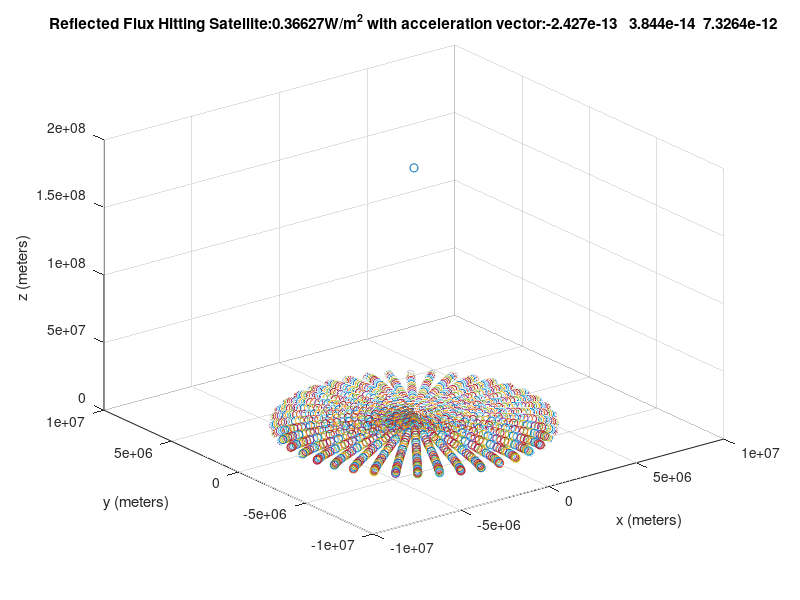
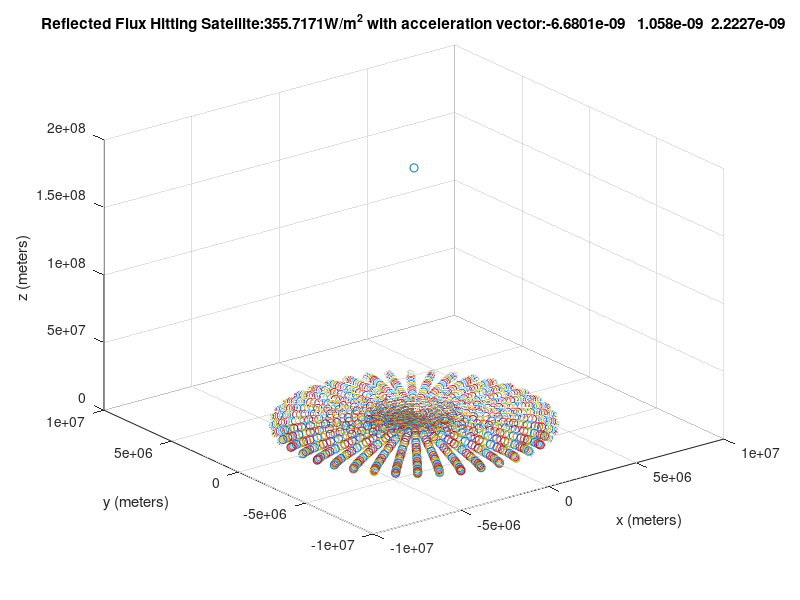

Reproduce these figures in MATLAB, in order. (Note: a time limit stopped this script after it produced the figures.)
    %This program is meant to provide a graphical representation of what's
    %going on in the C++ flux calculator5. I'm using
    %this as a graphical representation of what's going on in the other
    %program.
function main
    clc;
    clear all;
    close all;
    EARTH_RADIUS=6371000;
    albedo=.3;
    E_s=1360;
    e=1-albedo;
    M_b=E_s/4;
    
    MASS_SAT=100; %kg
    Ac=.5;
    
    SUN_ORIGINAL_X=3.581118709561659*10^10;
    SUN_ORIGINAL_Y=-1.308927327368016*10^11;
    SUN_ORIGINAL_Z=-5.677199113568006*10^10;
   
    SAT_X=0;
    SAT_Y=0;
    SAT_Z=0;
    
    fileID = fopen('satPositionsTest.txt','r');
    imageNameCounter=1;
    tline = fgets(fileID);
    
    while ischar(tline)
        
        tline=strtrim(tline);
        %break up the line by spaces into an array...
        stringsArray = strsplit(tline,' ');

        cell1=stringsArray(1);
        SAT_X=str2num(cell1{1,1});

        cell2=stringsArray(2);
        SAT_Y=str2num(cell2{1,1});

        cell3=stringsArray(3);
        SAT_Z=str2num(cell3{1,1});
        
        [SAT_X,SAT_Y,SAT_Z,SUN_X,SUN_Y,SUN_Z]=adjustSatAndSunPositions(SAT_X,SAT_Y,SAT_Z,SUN_ORIGINAL_X,SUN_ORIGINAL_Y,SUN_ORIGINAL_Z);
        
        scatter3(SAT_X,SAT_Y,SAT_Z,'cyan');
        hold on;
        
        DISTANCE_FROM_EARTH_CENTER_TO_SAT=(SAT_X^2+SAT_Y^2+SAT_Z^2)^.5;
        DISTANCE_FROM_EARTH_CENTER_TO_SUN=(SUN_X^2+SUN_Y^2+SUN_Z^2)^.5;

        MAX_SAT_ANGLE=acos(EARTH_RADIUS/DISTANCE_FROM_EARTH_CENTER_TO_SAT);
        MAX_SUN_ANGLE=acos(EARTH_RADIUS/DISTANCE_FROM_EARTH_CENTER_TO_SUN);

        MAX_DISTANCE_TO_SATELLITE=DISTANCE_FROM_EARTH_CENTER_TO_SAT*sin(MAX_SAT_ANGLE);
        MAX_DISTANCE_TO_SUN=DISTANCE_FROM_EARTH_CENTER_TO_SUN*sin(MAX_SUN_ANGLE);
        
        NUM_STEPS_BETA=30;
        NUM_STEPS_THETA=40;
        
        INTERVAL_ALPHA=MAX_SAT_ANGLE/NUM_STEPS_BETA;
        THETA_MAX=2*pi;
        INTERVAL_THETA=THETA_MAX/NUM_STEPS_THETA;
        
        NET_FLUX=0;
        
for alpha=INTERVAL_ALPHA/2:INTERVAL_ALPHA:MAX_SAT_ANGLE
    for theta=0:INTERVAL_THETA:THETA_MAX-INTERVAL_THETA
        x=EARTH_RADIUS*sin(alpha)*cos(theta);
        y=EARTH_RADIUS*sin(alpha)*sin(theta);
        z=EARTH_RADIUS*cos(alpha);

                ACTUAL_DISTANCE_TO_SATELLITE=((x-SAT_X)^2+(y-SAT_Y)^2+(z-SAT_Z)^2)^.5;
                ACTUAL_DISTANCE_TO_SUN=((x-SUN_X)^2+(y-SUN_Y)^2+(z-SUN_Z)^2)^.5;

                if ACTUAL_DISTANCE_TO_SATELLITE<MAX_DISTANCE_TO_SATELLITE && ACTUAL_DISTANCE_TO_SUN<MAX_DISTANCE_TO_SUN
                    %visible to both satellite and the sun.
                    
                    %In the final version, take out the plotting, and only
                    %calculate...
                    scatter3(x,y,z,'red');
                    
%                   This is the case where we calculate flux...
                    r = ( (x-SAT_X)^2 + (y-SAT_Y)^2 + (z-SAT_Z)^2 )^.5;  %distance between area element and the satellite.
    
                    areaEarthElement=EARTH_RADIUS^2*sin(alpha)*INTERVAL_THETA*INTERVAL_ALPHA;
                    
                    a=[x,y,z]; %vector normal to earth element.
                    b=[SUN_X-x,SUN_Y-y,SUN_Z-z]; % vector from earth element to sun
                    
                    sunAngle=acos(dot(a,b)/(norm(a)*norm(b))); % angle between a and b
                    
                    dflux=(albedo*E_s*cos(sunAngle)+e*M_b)/(pi*r^2)*cos(alpha)*areaEarthElement; % flux calculation, returning a dlux value in watts/m^2
                    
                    NET_FLUX=NET_FLUX+dflux;
                    
                elseif ACTUAL_DISTANCE_TO_SATELLITE<MAX_DISTANCE_TO_SATELLITE %only visible to the satellite.
                    scatter3(x,y,z,'black');
                elseif ACTUAL_DISTANCE_TO_SUN<MAX_DISTANCE_TO_SUN % only visible to the sun.
                    scatter3(x,y,z,'yellow');
                else % not visible to the sun or the satellite
                    scatter3(x,y,z,'green');
                end
                hold on;
            end
        end
        
        %Now calculate the force every satellite gets:
        accelerationVector=zeros(1,3);
        
        %Vector form earth element to satellite
        vect=[SAT_X-x,SAT_Y-y,SAT_Z-z];
        vect=vect/norm(vect);
        
        Cr=.2;
        c= 299792458; %speed of light, m/s
        accelerationVector=NET_FLUX*Ac/(c*MASS_SAT) * (2*Cr*vect+(1-Cr)*vect);

        title(strcat(strcat(strcat(strcat('Reflected Flux Hitting Satellite: ',num2str(NET_FLUX),'W/m^2')),' with acceleration vector: '),num2str(accelerationVector)));
        tline = fgets(fileID);
        xlabel('x (meters)');
        ylabel('y (meters)');
        zlabel('z (meters)');

        saveas( gcf, int2str(strcat(imageNameCounter,'nonrotated')), 'jpg' );

        %no need to save images in the final version, TODO DELETE
%         saveas( gcf, int2str(imageNameCounter), 'jpg' ); % saves the plot as image; optional...
        imageNameCounter=imageNameCounter+1;
        close all;
    end
end

function [SAT_X0,SAT_Y0,SAT_Z0,SUN_X0,SUN_Y0,SUN_Z0]=adjustSatAndSunPositions(SAT_X,SAT_Y,SAT_Z,SUN_X,SUN_Y,SUN_Z)

a=[0,0,1];
new_z=[SAT_X,SAT_Y,SAT_Z];
new_z=new_z/norm(new_z);
b=new_z;

angle=acos(dot(a,b)/(norm(a)*norm(b)));
if (angle==0 || angle==pi) % Satellit already on vertical.
    SUN_X0=SUN_X;
    SUN_Y0=SUN_Y;
    SAT_X0=SAT_X;
    SAT_Y0=SAT_Y;
    
    if (SAT_Z<0);
        SAT_Z0=abs(SAT_Z);
        SUN_Z0=abs(SUN_Z);
    else
        SAT_Z0=SAT_Z;
        SUN_Z0=SUN_Z;
    end
    
else % We do the transformation
    new_x=cross(a,b);

    new_x=new_x/norm(new_x);
    new_y=cross(new_z,new_x);
    new_y=new_y/norm(new_y);
    
    R=[new_x;new_y;new_z];
    
    SUN_NEW_VECTOR=R*[SUN_X;SUN_Y;SUN_Z];
    SUN_X0=SUN_NEW_VECTOR(1,1);
    SUN_Y0=SUN_NEW_VECTOR(2,1);
    SUN_Z0=SUN_NEW_VECTOR(3,1);
    
    SAT_OLD=[SAT_X;SAT_Y;SAT_Z];
    SAT_NEW_VECTOR=R*SAT_OLD;
    SAT_X0=SAT_NEW_VECTOR(1,1);
    SAT_Y0=SAT_NEW_VECTOR(2,1);
    SAT_Z0=SAT_NEW_VECTOR(3,1);
end





end
